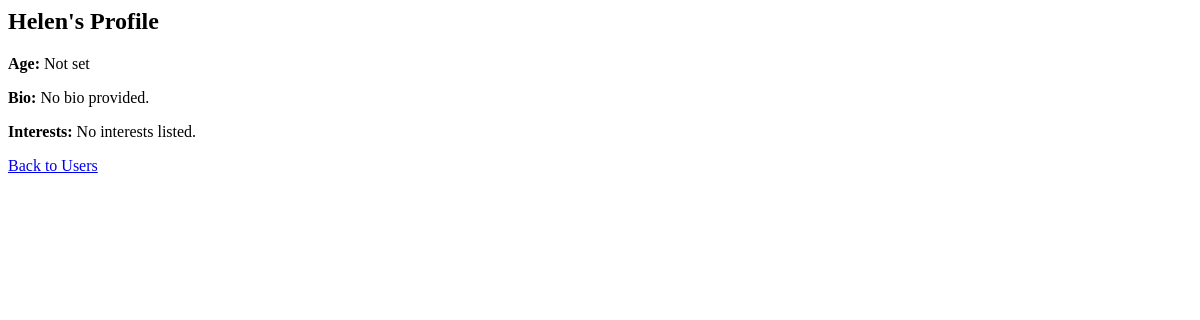
The app's page /user/14 (signed in), older data.
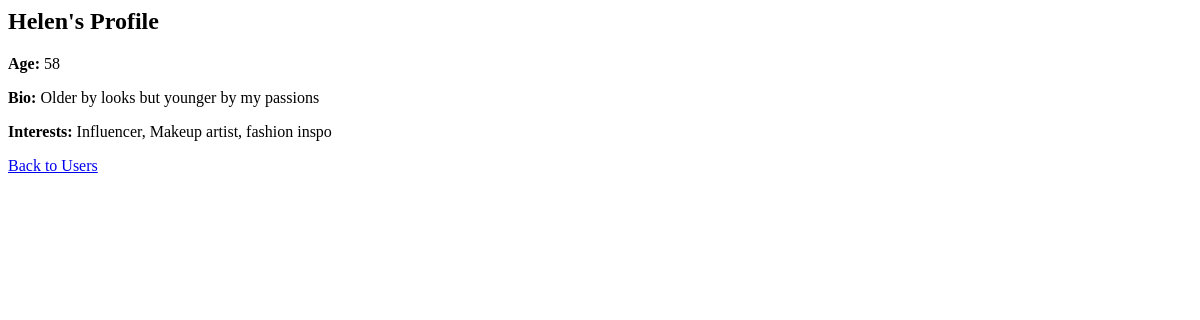
The same page, newer data.
### tables this page shows
CREATE TABLE users (
                id INTEGER PRIMARY KEY AUTOINCREMENT,
                username TEXT UNIQUE NOT NULL,
                password TEXT NOT NULL
            , age INTEGER, bio TEXT, interests TEXT);

### app.py (the view)
@app.route('/user/<int:user_id>')
@login_required
def view_user(user_id):
    user = User.get_by_id(user_id)
    if user:
        return render_template('view_user.html', user=user)
    else:
        flash("User not found.", "error")
        return redirect(url_for('users'))
    form.age.data = current_user.age
    form.bio.data = current_user.bio
    form.interests.data = current_user.interests
    return render_template('edit_profile.html', form=form)

### app.py (called while the page is built)
@login_manager.user_loader
def load_user(user_id):
    return User.get_by_id(user_id)

### models.py (called while the page is built)
    @staticmethod
    def get_by_id(user_id):
        with sqlite3.connect(DB_NAME) as conn:
            c = conn.cursor()
            c.execute("SELECT id, username, password, age, bio, interests FROM users WHERE id = ?", (user_id,))
            row = c.fetchone()
            if row:
                return User(*row)
        return None

### templates/view_user.html
<h2>{{ user.username }}'s Profile</h2>
<p><strong>Age:</strong> {{ user.age or 'Not set' }}</p>
<p><strong>Bio:</strong> {{ user.bio or 'No bio provided.' }}</p>
<p><strong>Interests:</strong> {{ user.interests or 'No interests listed.' }}</p>
<a href="{{ url_for('users') }}">Back to Users</a>

Row changes from the older to the newer data that the page shows:
changed users "Helen": age (not shown) → "58"; bio (not shown) → "Older by looks but younger by my passions"; interests (not shown) → "Influencer, Makeup artist, fashion inspo"
Text that changed along with them:
{{ user.age or 'Not set' }}: "Not set" → (not shown)
{{ user.bio or 'No bio provided.' }}: "No bio provided." → (not shown)
{{ user.interests or 'No interests listed.' }}: "No interests listed." → (not shown)
